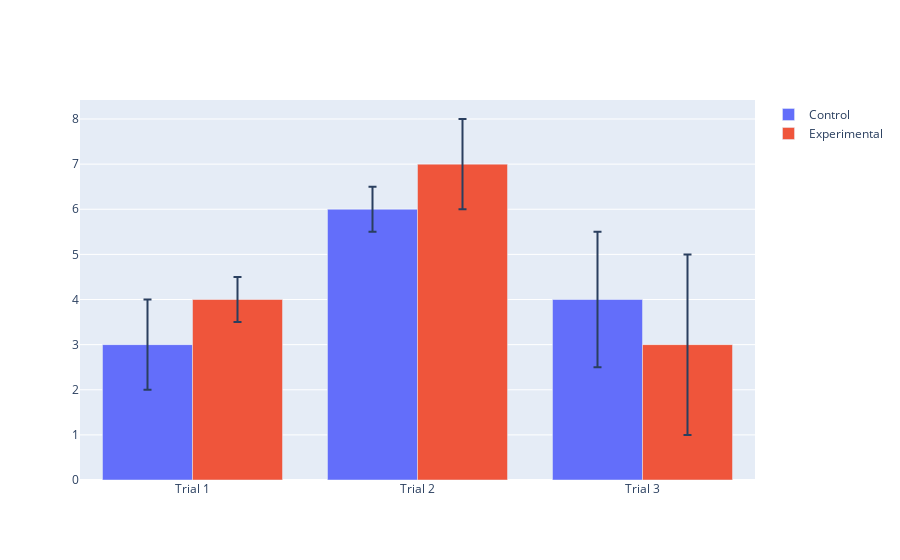

Notebook source saved alongside this figure:
### Markdown cell above
#### Barcharts with Errorbars

### Code cell
import plotly.graph_objects as go

fig = go.Figure()
fig.add_trace(go.Bar(
    name='Control',
    x=['Trial 1', 'Trial 2', 'Trial 3'], y=[3, 6, 4],
    error_y=dict(type='data', array=[1, 0.5, 1.5])
))
fig.add_trace(go.Bar(
    name='Experimental',
    x=['Trial 1', 'Trial 2', 'Trial 3'], y=[4, 7, 3],
    error_y=dict(type='data', array=[0.5, 1, 2])
))
fig.update_layout(barmode='group')
fig.show()

### Figure 1 — Plotly figure (JSON) as saved in the notebook; plotly's stock layout.template omitted (floating-point values rounded to 4 significant figures)
{"data": [{"error_y": {"array": [1, 0.5, 1.5], "type": "data"}, "name": "Control", "type": "bar", "x": ["Trial 1", "Trial 2", "Trial 3"], "y": [3, 6, 4]}, {"error_y": {"array": [0.5, 1, 2], "type": "data"}, "name": "Experimental", "type": "bar", "x": ["Trial 1", "Trial 2", "Trial 3"], "y": [4, 7, 3]}], "layout": {"barmode": "group"}}
